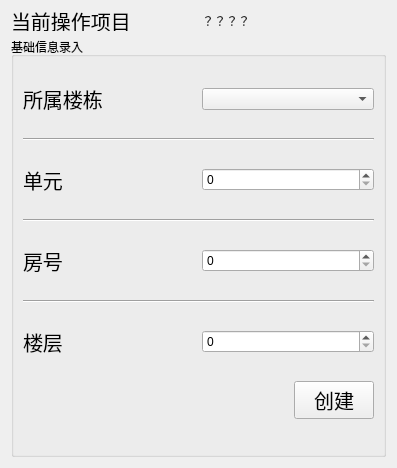
<?xml version="1.0" encoding="UTF-8"?>
<ui version="4.0">
 <class>Form</class>
 <widget class="QWidget" name="Form">
  <property name="geometry">
   <rect>
    <x>0</x>
    <y>0</y>
    <width>397</width>
    <height>468</height>
   </rect>
  </property>
  <property name="minimumSize">
   <size>
    <width>340</width>
    <height>330</height>
   </size>
  </property>
  <property name="maximumSize">
   <size>
    <width>490</width>
    <height>500</height>
   </size>
  </property>
  <property name="windowTitle">
   <string>创建房源</string>
  </property>
  <layout class="QVBoxLayout" name="verticalLayout_2">
   <item>
    <layout class="QHBoxLayout" name="horizontalLayout">
     <property name="bottomMargin">
      <number>0</number>
     </property>
     <item>
      <widget class="QLabel" name="label_4">
       <property name="sizePolicy">
        <sizepolicy hsizetype="Preferred" vsizetype="Maximum">
         <horstretch>0</horstretch>
         <verstretch>0</verstretch>
        </sizepolicy>
       </property>
       <property name="minimumSize">
        <size>
         <width>0</width>
         <height>20</height>
        </size>
       </property>
       <property name="maximumSize">
        <size>
         <width>16777215</width>
         <height>20</height>
        </size>
       </property>
       <property name="font">
        <font>
         <pointsize>15</pointsize>
        </font>
       </property>
       <property name="text">
        <string>当前操作项目</string>
       </property>
      </widget>
     </item>
     <item>
      <widget class="QLabel" name="ShowProjLable">
       <property name="sizePolicy">
        <sizepolicy hsizetype="Preferred" vsizetype="Preferred">
         <horstretch>0</horstretch>
         <verstretch>1</verstretch>
        </sizepolicy>
       </property>
       <property name="maximumSize">
        <size>
         <width>16777215</width>
         <height>20</height>
        </size>
       </property>
       <property name="text">
        <string>？？？？</string>
       </property>
      </widget>
     </item>
    </layout>
   </item>
   <item>
    <widget class="QGroupBox" name="groupBox">
     <property name="sizePolicy">
      <sizepolicy hsizetype="Preferred" vsizetype="Preferred">
       <horstretch>0</horstretch>
       <verstretch>5</verstretch>
      </sizepolicy>
     </property>
     <property name="title">
      <string>基础信息录入</string>
     </property>
     <layout class="QHBoxLayout" name="horizontalLayout_7">
      <item>
       <layout class="QVBoxLayout" name="verticalLayout">
        <item>
         <layout class="QHBoxLayout" name="horizontalLayout_2">
          <item>
           <widget class="QLabel" name="label_3">
            <property name="font">
             <font>
              <pointsize>15</pointsize>
             </font>
            </property>
            <property name="text">
             <string>所属楼栋</string>
            </property>
           </widget>
          </item>
          <item>
           <widget class="QComboBox" name="chooseBuildingComBox">
            <property name="sizePolicy">
             <sizepolicy hsizetype="Preferred" vsizetype="Fixed">
              <horstretch>0</horstretch>
              <verstretch>1</verstretch>
             </sizepolicy>
            </property>
           </widget>
          </item>
         </layout>
        </item>
        <item>
         <widget class="Line" name="line_2">
          <property name="orientation">
           <enum>Qt::Horizontal</enum>
          </property>
         </widget>
        </item>
        <item>
         <layout class="QHBoxLayout" name="horizontalLayout_3">
          <item>
           <widget class="QLabel" name="label">
            <property name="font">
             <font>
              <pointsize>15</pointsize>
             </font>
            </property>
            <property name="text">
             <string>单元</string>
            </property>
           </widget>
          </item>
          <item>
           <widget class="QSpinBox" name="chooseUnitBox">
            <property name="sizePolicy">
             <sizepolicy hsizetype="Minimum" vsizetype="Fixed">
              <horstretch>0</horstretch>
              <verstretch>1</verstretch>
             </sizepolicy>
            </property>
           </widget>
          </item>
         </layout>
        </item>
        <item>
         <widget class="Line" name="line_3">
          <property name="orientation">
           <enum>Qt::Horizontal</enum>
          </property>
         </widget>
        </item>
        <item>
         <layout class="QHBoxLayout" name="horizontalLayout_4">
          <item>
           <widget class="QLabel" name="label_2">
            <property name="font">
             <font>
              <pointsize>15</pointsize>
             </font>
            </property>
            <property name="text">
             <string>房号</string>
            </property>
           </widget>
          </item>
          <item>
           <widget class="QSpinBox" name="chooseRomNoBox">
            <property name="sizePolicy">
             <sizepolicy hsizetype="Minimum" vsizetype="Fixed">
              <horstretch>0</horstretch>
              <verstretch>1</verstretch>
             </sizepolicy>
            </property>
           </widget>
          </item>
         </layout>
        </item>
        <item>
         <widget class="Line" name="line_4">
          <property name="orientation">
           <enum>Qt::Horizontal</enum>
          </property>
         </widget>
        </item>
        <item>
         <layout class="QHBoxLayout" name="horizontalLayout_6">
          <item>
           <widget class="QLabel" name="label_5">
            <property name="font">
             <font>
              <pointsize>15</pointsize>
             </font>
            </property>
            <property name="text">
             <string>楼层</string>
            </property>
           </widget>
          </item>
          <item>
           <widget class="QSpinBox" name="spinBox"/>
          </item>
         </layout>
        </item>
        <item>
         <layout class="QHBoxLayout" name="horizontalLayout_5">
          <item>
           <spacer name="horizontalSpacer">
            <property name="orientation">
             <enum>Qt::Horizontal</enum>
            </property>
            <property name="sizeHint" stdset="0">
             <size>
              <width>40</width>
              <height>20</height>
             </size>
            </property>
           </spacer>
          </item>
          <item>
           <widget class="QPushButton" name="pushButton">
            <property name="font">
             <font>
              <pointsize>15</pointsize>
             </font>
            </property>
            <property name="text">
             <string>创建</string>
            </property>
           </widget>
          </item>
         </layout>
        </item>
       </layout>
      </item>
     </layout>
    </widget>
   </item>
  </layout>
 </widget>
 <resources/>
 <connections/>
</ui>
